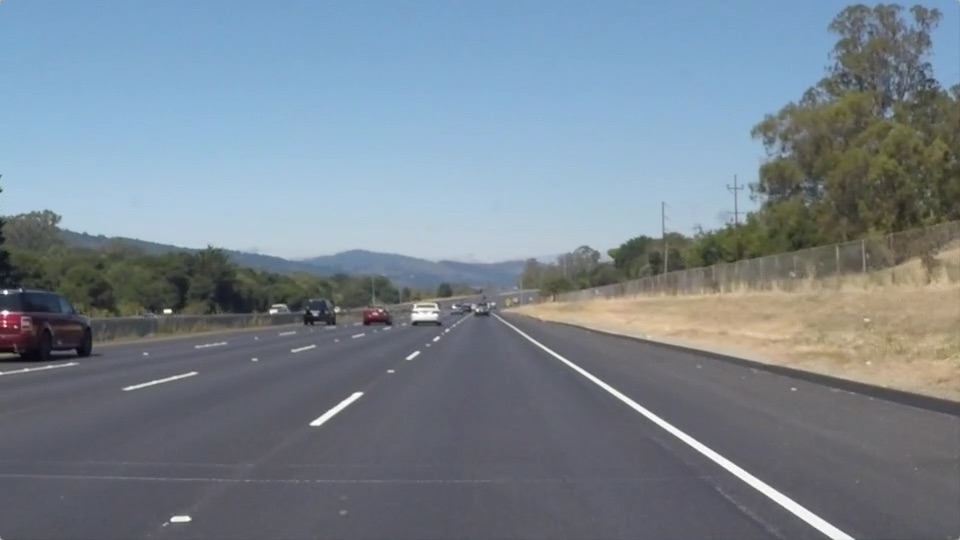
#> input picture resources/sample_data/solidWhiteRight.jpg, 960 x 540 px
$ python -i 11_sobel_direction_thresholding.py   (imports and definitions only)   (older library calls are emulated)
#> lines starting #> are read from the running program, lines starting #| are printed output that depends on the picture; after the words box and inside, x2 and y2 are one past the last pixel; in counts of white or black regions, pixels touching at a corner belong together
import cv2
import numpy as np

# Define a function that applies Sobel x and y,
# then computes the direction of the gradient
# and applies a threshold.
def dir_threshold(img, sobel_kernel=15, thresh=(0.7, 1.3)):
    # Apply the following steps to img
    # 1) Convert to grayscale
#> called with sobel_kernel = 15, thresh = (0.7, 1.3)
    gray = cv2.cvtColor(img, cv2.COLOR_RGB2GRAY)
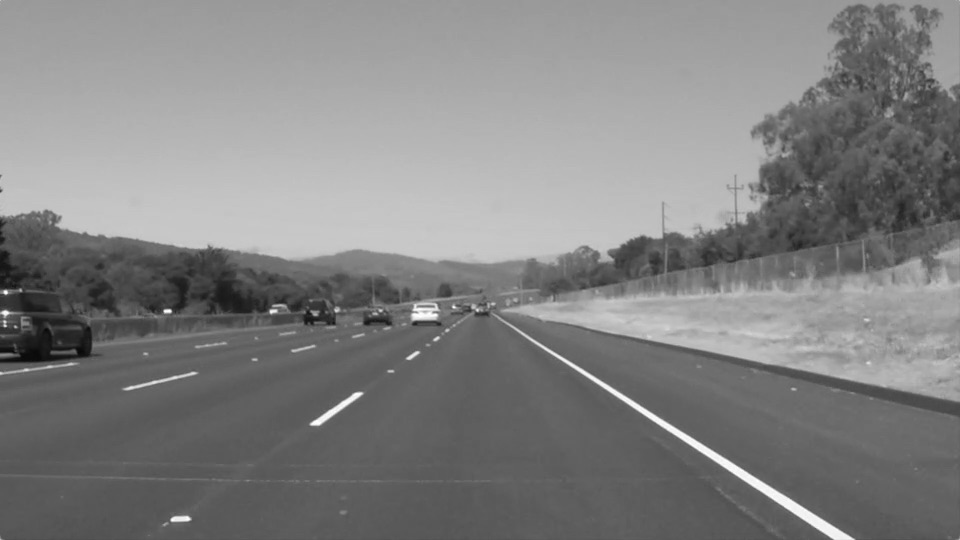
#> gray: shape (540, 960); min 8, max 255, mean 130.1
    # 2) Take the gradient in x and y separately
    sobelx = cv2.Sobel(gray, cv2.CV_64F, *[1, 0], ksize=sobel_kernel)
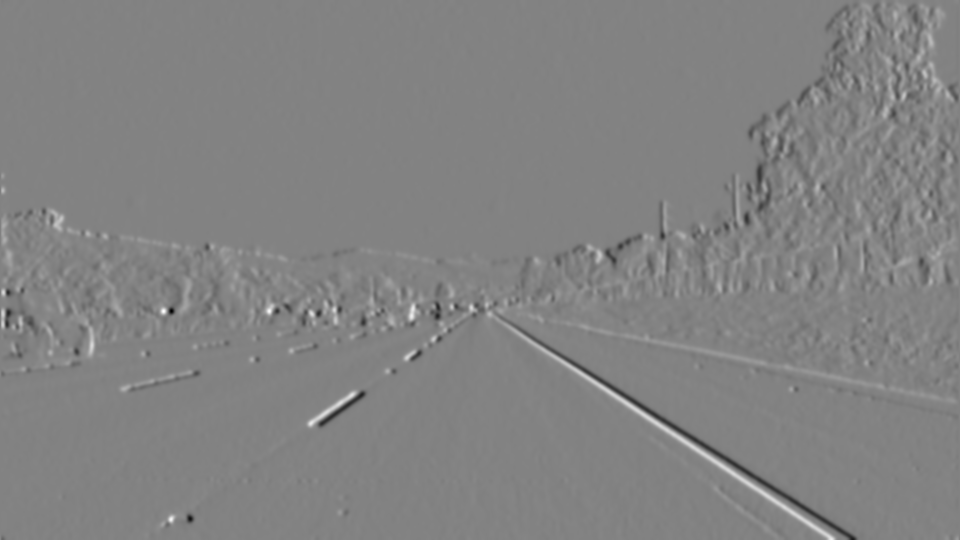
#> sobelx: shape (540, 960) float64; min -3.53e+09, max 3.36e+09, mean 467083; drawn with min black and max white
    sobely = cv2.Sobel(gray, cv2.CV_64F, *[0, 1], ksize=sobel_kernel)
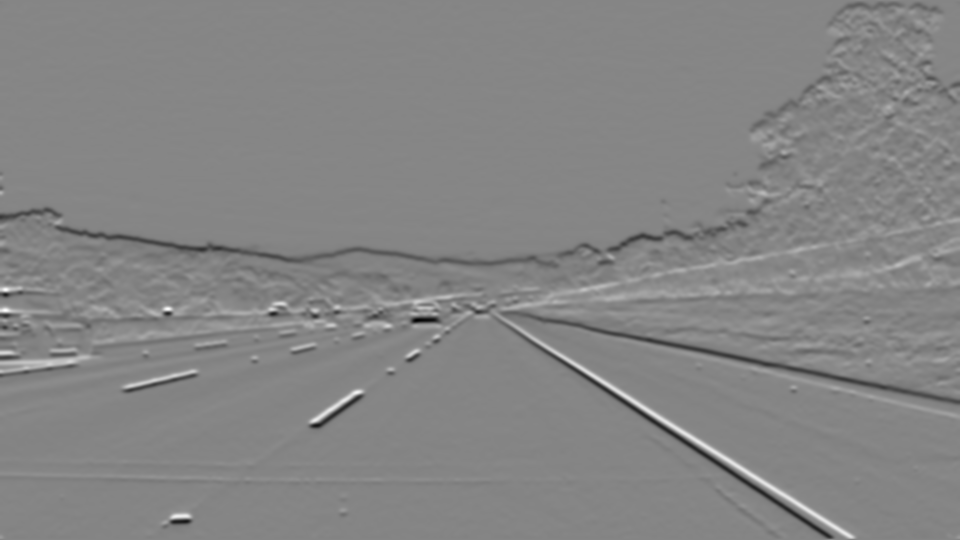
#> sobely: shape (540, 960) float64; min -4.75e+09, max 4.32e+09, mean -15207613.8; drawn with min black and max white
    # 3) Take the absolute value of the x and y gradients
    abs_sobelx = abs(sobelx)
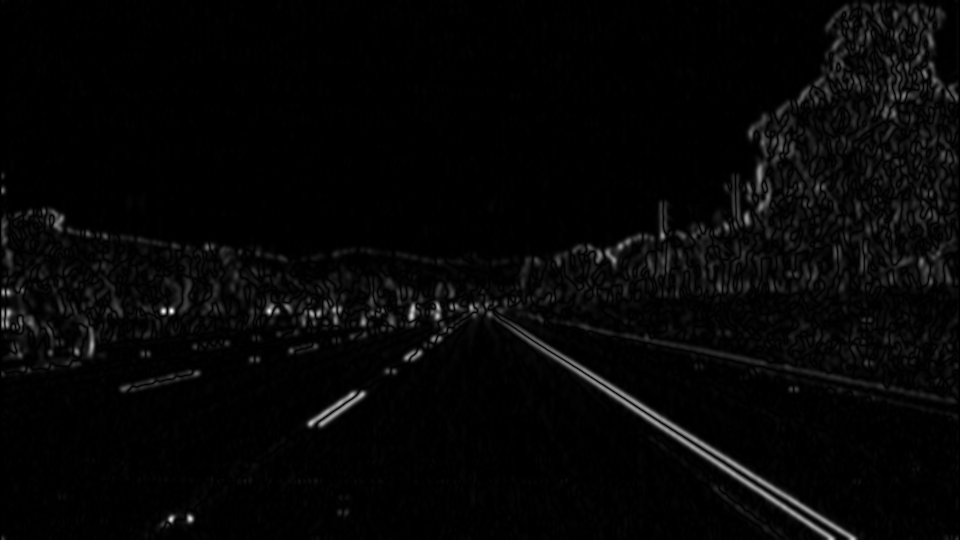
#> abs_sobelx: shape (540, 960) float64; min 0, max 3.53e+09, mean 91189428.1; drawn with min black and max white
    abs_sobely = abs(sobely)
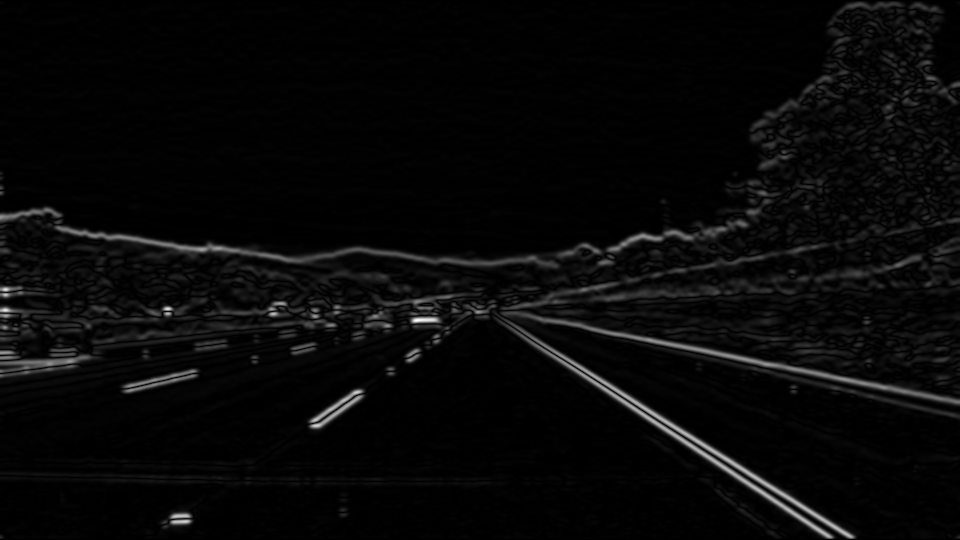
#> abs_sobely: shape (540, 960) float64; min 0, max 4.75e+09, mean 162521638.4; drawn with min black and max white
    # 4) Use np.arctan2(abs_sobely, abs_sobelx) to calculate the direction of the gradient
    direction = np.arctan2(abs_sobely, abs_sobelx)
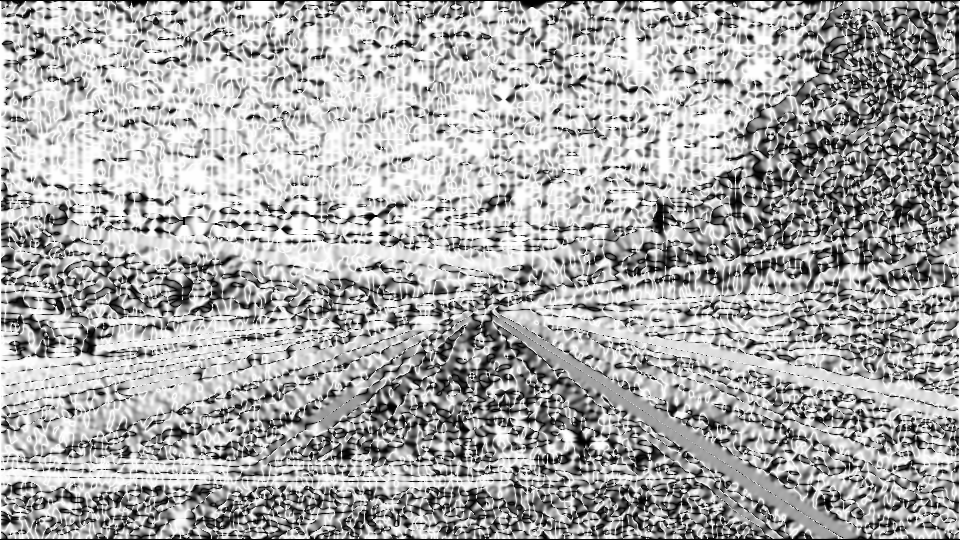
#> direction: shape (540, 960) float64; min 0, max 1.57, mean 1.05; drawn with min black and max white
    # 5) Create a binary mask where direction thresholds are met
    sbinary = np.zeros_like(direction)
    sbinary[(direction >= thresh[0]) & (direction <= thresh[1])] = 1
    # 6) Return this mask as your binary_output image
    # binary_output = np.copy(img) # Remove this line
    # return binary_output
    return sbinary

>>> import cv2
>>> picture = cv2.cvtColor(cv2.imread('../sample_data/solidWhiteRight.jpg'), cv2.COLOR_BGR2RGB)
>>> result = dir_threshold(picture)
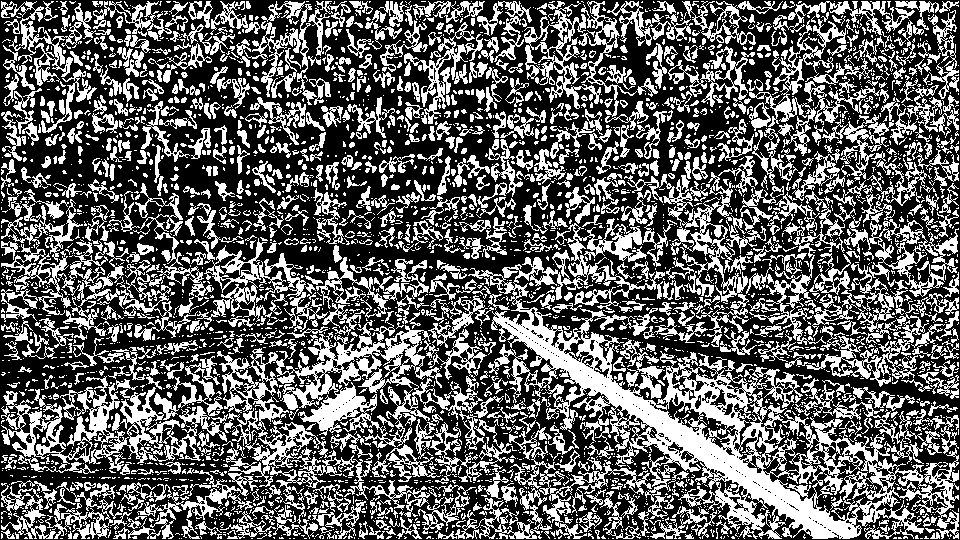
#> result: shape (540, 960) float64; values 0 (black) and 1 (white), 38.3% white; 3521 white regions (2566 under 20 px), largest, box (x1, y1, x2, y2) and area: (468, 218, 959, 539) 32685, (217, 320, 514, 524) 14136, (1, 376, 227, 471) 6211
